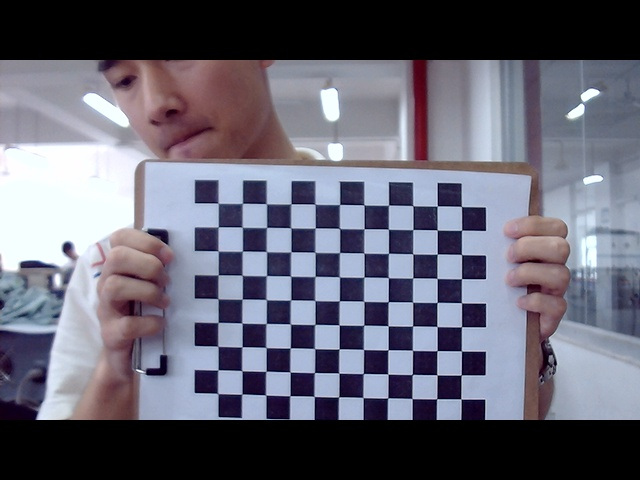
#> input picture 0.jpg, 640 x 480 px; its folder holds only this picture in this run
$ python LinePerpendicular.py
#> lines starting #> are read from the running program, lines starting #| are printed output that depends on the picture
# -*- coding: utf-8 -*-
'''
@author: hui_DR
@time: 2019.07.04
@project: photo meather
@describe: section1 is to
'''
import numpy as np
import cv2
import glob

def draw(img, corners, imgpts):
    corner = tuple(corners[0].ravel())
    img = cv2.line(img, corner, tuple(imgpts[0].ravel()), (255,0,0), 5)
    img = cv2.line(img, corner, tuple(imgpts[1].ravel()), (0,255,0), 5)
    img = cv2.line(img, corner, tuple(imgpts[2].ravel()), (0,0,255), 5)
    return img

# termination criteria
criteria = (cv2.TERM_CRITERIA_EPS + cv2.TERM_CRITERIA_MAX_ITER, 30, 0.001)

# prepare object points, like (0,0,0), (1,0,0), (2,0,0) ....,(6,5,0)
objp = np.zeros((9*11,3), np.float32)
objp[:,:2] = np.mgrid[0:9,0:11].T.reshape(-1,2)*20

axis = np.float32([[3,0,0], [0,3,0], [0,0,-3]]).reshape(-1,3)*10
# Arrays to store object points and image points from all the images.
objpoints = [] # 3d point in real world space
imgpoints = [] # 2d points in image plane.

#glob moude could be use when you need input all the variates
images = glob.glob('*.jpg')
for fname in images:
    img = cv2.imread(fname)
#> img is the input picture: shape (480, 640, 3); mean B, G, R 115, 101.2, 101.9
    gray = cv2.cvtColor(img, cv2.COLOR_BGR2GRAY)
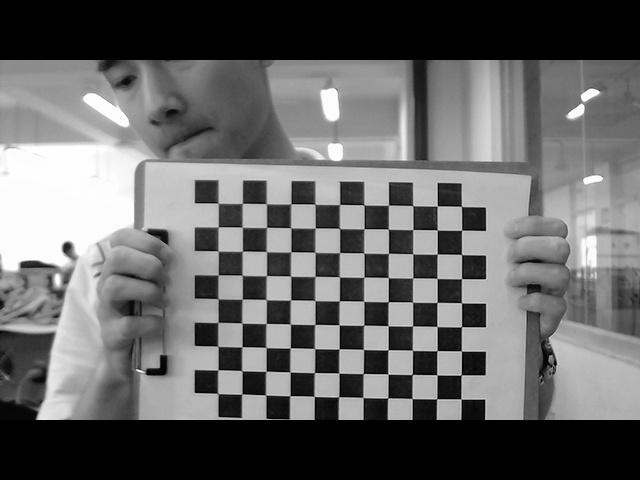
#> gray: shape (480, 640); min 0, max 255, mean 103
    # Find the chess board corners
    ret, corners = cv2.findChessboardCorners(gray, (9,11), None)
#> ret = True; corners = 99 rows, first 8: [461.5, 206.4], [461.7, 230.3], [461.5, 254.5], [461.5, 278.6], [461.5, 302.7], [461.5, 326.7], [461.5, 350.8], [461.3, 375]
    # If found, add object points, image points (after refining them)
    if ret == True:
        objpoints.append(objp)
        corners2=cv2.cornerSubPix(gray,corners, (11,11), (-1,-1), criteria)
#> corners2 = 99 rows, first 8: [461.4, 206.5], [461.6, 230.3], [461.5, 254.5], [461.5, 278.7], [461.5, 302.8], [461.5, 326.8], [461.4, 351], [461.2, 374.9]
        imgpoints.append(corners)

ret, mtx, dist, rvecs, tvecs = cv2.calibrateCamera(objpoints, imgpoints, gray.shape[::-1], None, None)
#> ret = 0.177; mtx = [[8071.1, 0, 315.9], [0, 7262.2, 239.3], [0, 0, 1]]; dist = [[-22.05, 7931.8, 0.116, -0.00244, 9.21]]; rvecs = ([0.351, 0.309, 1.55],); tvecs = ([109, -27.53, 5987.6],)

n = 0
for fname in images:
    img = cv2.imread(fname)
    imgpts, jac = cv2.projectPoints(axis, rvecs[n], tvecs[n], mtx, dist)
#> imgpts = [[461.7, 242.5], [425.1, 205.8], [446, 207.1]]
    img = draw(img,imgpoints[n],imgpts)
#> in draw, `corner = tuple(corners[0].ravel())`: corner = (461.4, 206.5)
#> in draw, `img = cv2.line(img, corner, tuple(imgpts[2].ravel()), (0,0,255), 5)`:
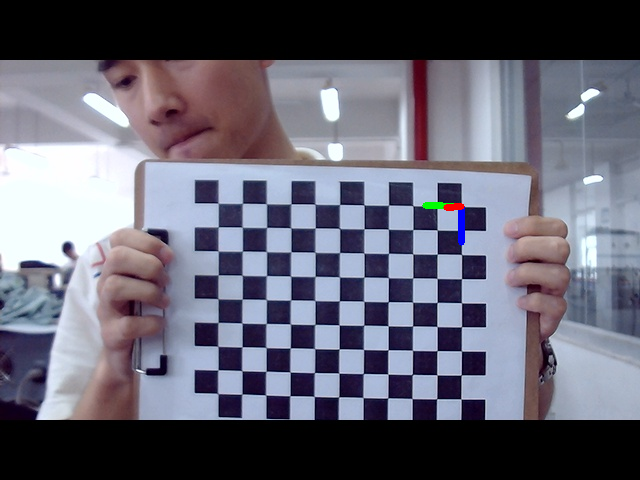
#> img: shape (480, 640, 3); mean B, G, R 115, 101.2, 101.8
    cv2.imshow('img',img)
    if cv2.waitKey(0)==27:
#> (key Esc is pressed here)
        n += 1
    else:
        break
cv2.destroyAllWindows()

$ run again, on 12.jpg
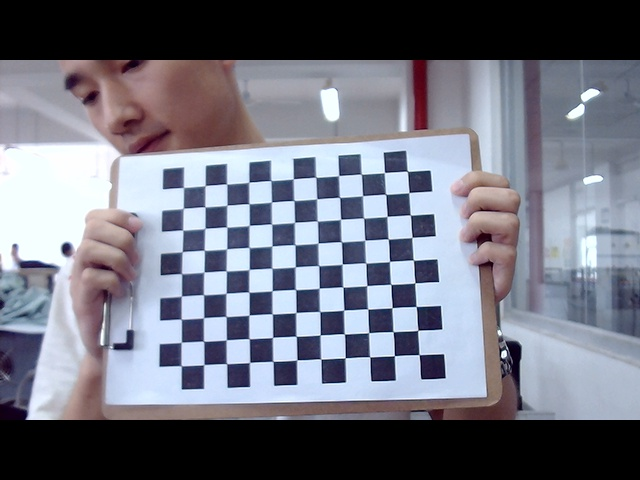
#> input picture 12.jpg, 640 x 480 px
#> img is the input picture: shape (480, 640, 3); mean B, G, R 127.7, 115.5, 113.3
#> `gray = cv2.cvtColor(img, cv2.COLOR_BGR2GRAY)`:
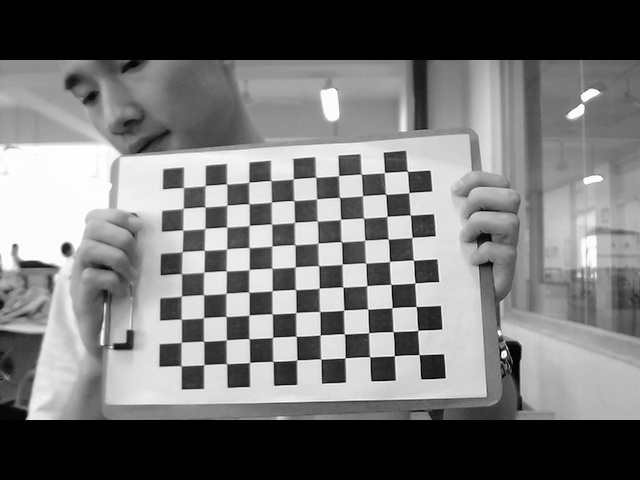
#> gray: shape (480, 640); min 0, max 255, mean 116.2
#> `ret, corners = cv2.findChessboardCorners(gray, (9,11), None)`: ret = True; corners = 99 rows, first 8: [407.4, 171.3], [409, 192.5], [410.4, 215], [412.1, 237.3], [413.5, 260.2], [415.1, 282.7], [416.2, 306.5], [417.9, 330.3]
#> corners2 = 99 rows, first 8: [407.4, 171.3], [408.9, 192.6], [410.4, 215], [412, 237.4], [413.4, 260.2], [414.8, 283], [416.3, 306.5], [417.7, 330.4]
#> `ret, mtx, dist, rvecs, tvecs = cv2.calibrateCamera(objpoints, imgpoint..`: ret = 0.295; mtx = [[1214.4, 0, 301.4], [0, 1229.5, 203.5], [0, 0, 1]]; dist = [[-1.24, 64.69, 0.0322, 0.0323, -1367.1]]; rvecs = ([-0.19, 0.396, 1.5],); tvecs = ([92.05, -27.91, 1050.6],)
#> imgpts = [[409.8, 203.8], [373.2, 173.5], [405.7, 157.4]]
#> corner = (407.4, 171.3)
#> in draw, `img = cv2.line(img, corner, tuple(imgpts[2].ravel()), (0,0,255), 5)`:
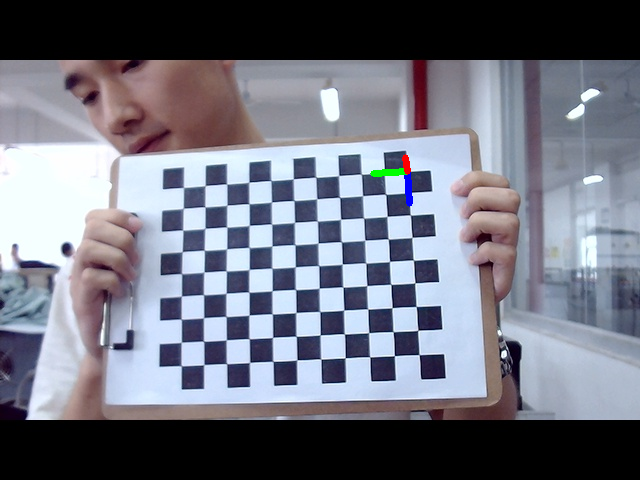
#> img: shape (480, 640, 3); mean B, G, R 127.5, 115.4, 113.1

$ run again, on 13.jpg
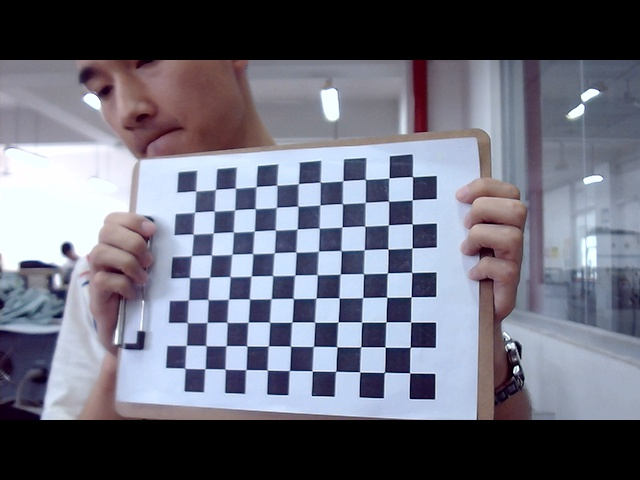
#> input picture 13.jpg, 640 x 480 px
#> img is the input picture: shape (480, 640, 3); mean B, G, R 122.3, 108.5, 107.2
#> `gray = cv2.cvtColor(img, cv2.COLOR_BGR2GRAY)`:
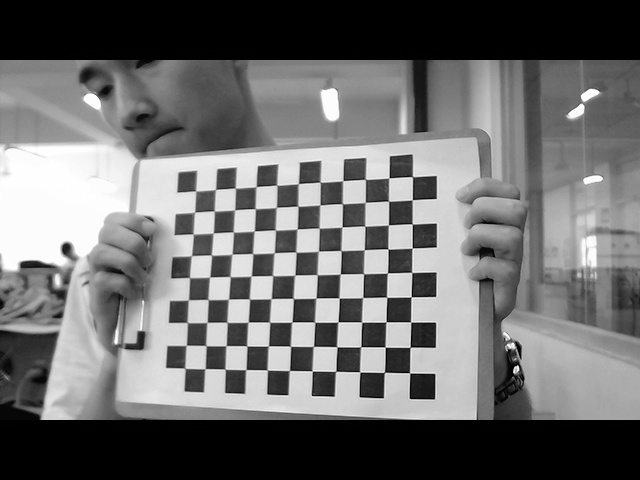
#> gray: shape (480, 640); min 0, max 255, mean 109.7
#> `ret, corners = cv2.findChessboardCorners(gray, (9,11), None)`: ret = True; corners = 99 rows, first 8: [412.5, 176.6], [412.3, 199.8], [412.3, 223.9], [412.3, 248], [411.7, 272.5], [411.2, 296.8], [410.7, 322], [410.2, 347.3]
#> corners2 = 99 rows, first 8: [412.5, 176.7], [412.3, 199.8], [412.2, 223.9], [412.1, 248], [411.7, 272.4], [411.1, 296.8], [410.7, 322], [410.1, 347.3]
#> `ret, mtx, dist, rvecs, tvecs = cv2.calibrateCamera(objpoints, imgpoint..`: ret = 0.341; mtx = [[558.8, 0, 479.4], [0, 522.4, 258.5], [0, 0, 1]]; dist = [[0.221, -0.564, 0.00214, 0.00241, 0.271]]; rvecs = ([0.125, 0.308, 1.54],); tvecs = ([-51.67, -68.31, 437],)
#> imgpts = [[412.5, 212], [377.4, 178.7], [396.9, 166]]
#> corner = (412.5, 176.7)
#> in draw, `img = cv2.line(img, corner, tuple(imgpts[2].ravel()), (0,0,255), 5)`:
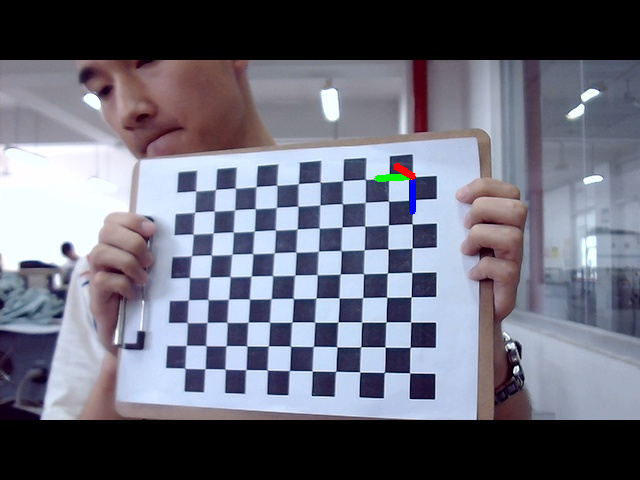
#> img: shape (480, 640, 3); mean B, G, R 122.2, 108.5, 107.1

$ run again, on 1.jpg
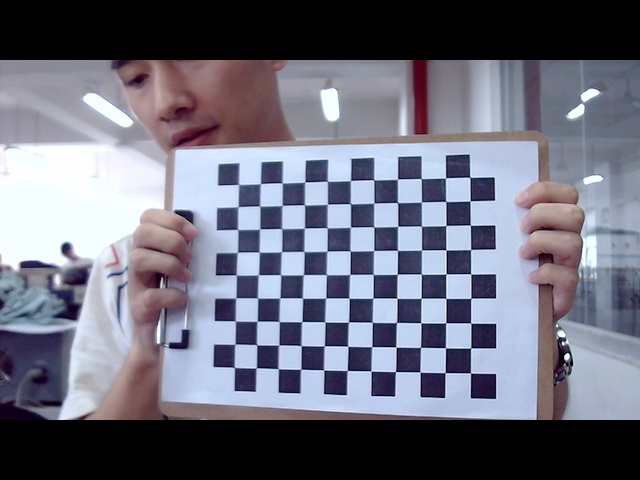
#> input picture 1.jpg, 640 x 480 px
#> img is the input picture: shape (480, 640, 3); mean B, G, R 124.3, 110.2, 109.2
#> `gray = cv2.cvtColor(img, cv2.COLOR_BGR2GRAY)`:
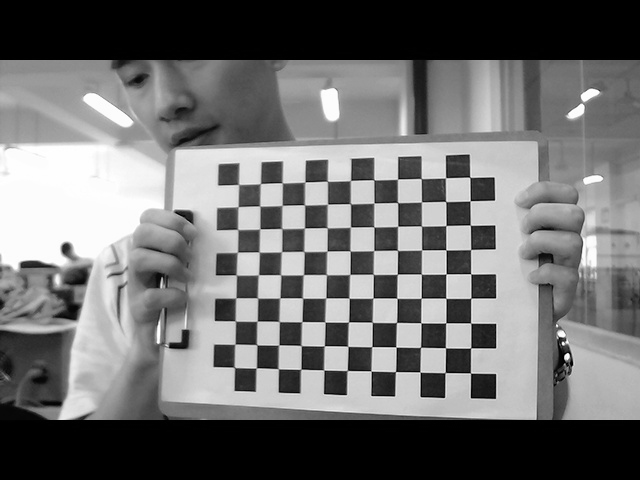
#> gray: shape (480, 640); min 0, max 255, mean 111.5
#> `ret, corners = cv2.findChessboardCorners(gray, (9,11), None)`: ret = True; corners = 99 rows, first 8: [469.7, 177.3], [470.1, 200.9], [470.3, 225.2], [470.6, 249.5], [470.7, 273.8], [470.8, 298.2], [470.7, 323.1], [470.7, 347.9]
#> corners2 = 99 rows, first 8: [469.8, 177.3], [470.1, 200.9], [470.4, 225.2], [470.6, 249.5], [470.7, 273.9], [470.8, 298.3], [470.7, 323.1], [470.6, 347.9]
#> `ret, mtx, dist, rvecs, tvecs = cv2.calibrateCamera(objpoints, imgpoint..`: ret = 0.267; mtx = [[1184.6, 0, 68.07], [0, 1209.5, 242.7], [0, 0, 1]]; dist = [[-0.992, 2.51, 0.0172, 0.103, -5.1]]; rvecs = ([0.286, 0.515, 1.55],); tvecs = ([325.4, -55.83, 972.6],)
#> imgpts = [[470.5, 213.1], [433.3, 178.1], [462.6, 169.9]]
#> corner = (469.8, 177.3)
#> in draw, `img = cv2.line(img, corner, tuple(imgpts[1].ravel()), (0,255,0), 5)`:
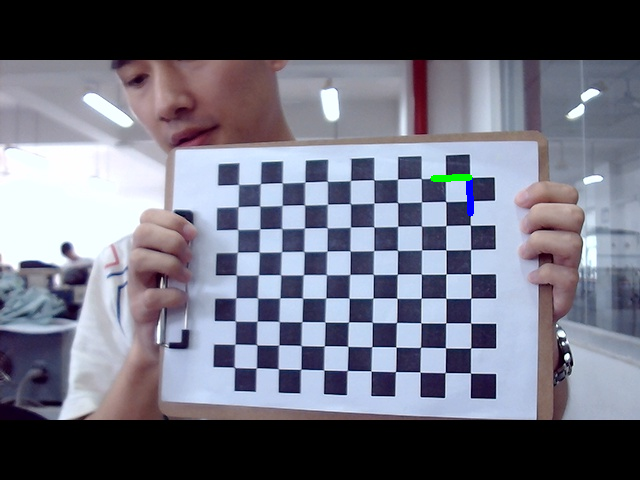
#> img: shape (480, 640, 3); mean B, G, R 124.2, 110.2, 109
